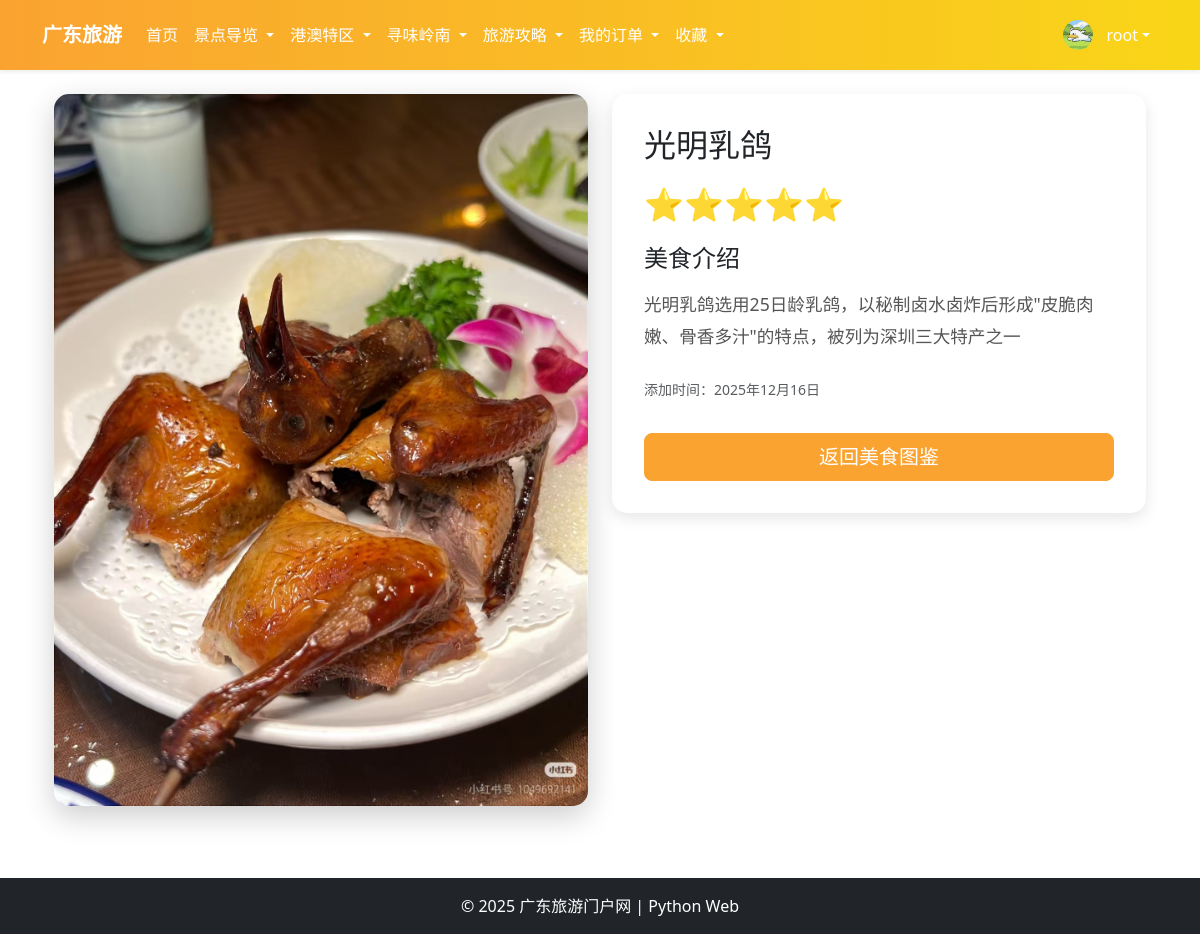
The app's page /foodApp/detail/13/ (signed in) with its own data.
### homeApp/models.py (models this page shows, shortened)
class UserProfile(models.Model):
    user = models.OneToOneField(User, on_delete=models.CASCADE, verbose_name="用户", related_name='profile')
    avatar = models.ImageField(upload_to='avatars/', verbose_name="头像", null=True, blank=True, default='avatars/default.png')
    phone = models.CharField(max_length=20, verbose_name="电话", null=True, blank=True)
    address = models.CharField(max_length=200, verbose_name="地址", null=True, blank=True)
    bio = models.TextField(max_length=500, verbose_name="个人简介", null=True, blank=True)
    created_at = models.DateTimeField(auto_now_add=True, verbose_name="创建时间")
    updated_at = models.DateTimeField(auto_now=True, verbose_name="更新时间")
    class Meta:
        verbose_name = "用户资料"
        verbose_name_plural = "用户资料"

### foodApp/models.py (models this page shows, shortened)
class Food(models.Model):
    RATING_CHOICES = (
        (1, '⭐'),
        (2, '⭐⭐'),
        (3, '⭐⭐⭐'),
        (4, '⭐⭐⭐⭐'),
        (5, '⭐⭐⭐⭐⭐'),
    )
    name = models.CharField(max_length=100, verbose_name="美食名称")
    image = models.ImageField(upload_to='foods/', verbose_name="美食图片")
    rating = models.IntegerField(choices=RATING_CHOICES, default=5, verbose_name="推荐指数")
    description = models.TextField(blank=True, verbose_name="美食描述")
    created_at = models.DateTimeField(auto_now_add=True, verbose_name="创建时间")
    class Meta:
        ordering = ['-created_at']
        verbose_name = "美食"
        verbose_name_plural = "美食"

### foodApp/views.py (the view)
# urls.py: path('detail/<int:food_id>/', views.food_detail, name='food_detail'),  # 美食详情页
def food_detail(request, food_id):
    food = get_object_or_404(Food, id=food_id)
    return render(request, 'food/detail.html', {'food': food})

### templates/food/detail.html (shortened to what this page needs)
{% extends 'base.html' %}
{% block content %}
<div class="container mt-4">
    <div class="row">
        <div class="col-md-6 mb-4">
            <div class="food-image-container">
                {% if food.image %}
                    <img src="{{ food.image.url }}" alt="{{ food.name }}" class="img-fluid">
                {% else %}
                    <div class="text-center p-5 bg-light" style="min-height: 400px; display: flex; align-items: center; justify-content: center;">
                        <span class="text-muted">暂无图片</span>
                    </div>
                {% endif %}
            </div>
        </div>
        <div class="col-md-6">
            <div class="food-info-card">
                <h2 class="mb-3">{{ food.name }}</h2>
                <div class="food-rating-large">
                    {{ food.get_rating_display }}
                </div>
                {% if food.description %}
                <div class="mb-4">
                    <h4 class="mb-3">美食介绍</h4>
                    <div class="food-description">{{ food.description }}</div>
                </div>
                {% else %}
                <div class="mb-4">
                    <p class="text-muted">暂无详细介绍</p>
                </div>
                {% endif %}
                <div class="mb-4">
                    <small class="text-muted">
                         添加时间：{{ food.created_at|date:"Y年m月d日" }}
                    </small>
                </div>
                <div class="back-button">
                    <a href="{% url 'foodApp:food_gallery' %}" class="btn btn-primary btn-lg food-detail-btn w-100">
                        返回美食图鉴
                    </a>
                </div>
            </div>
        </div>
    </div>
</div>
{% endblock %}

### templates/base.html (shortened to what this page needs)
<!DOCTYPE html>
<html lang="zh-CN">
<head>
    <link href="https://cdn.jsdelivr.net/npm/bootstrap@5.3.0/dist/css/bootstrap.min.css" rel="stylesheet">
</head>
<body>
    <nav class="navbar navbar-expand-lg navbar-custom shadow-sm">
        <div class="container">
            <a class="navbar-brand fw-bold" href="{% url 'home' %}">广东旅游</a >
            <div class="collapse navbar-collapse" id="navbarNav">
                <ul class="navbar-nav me-auto">
                    <li class="nav-item">
                        <a class="nav-link active" href="{% url 'home' %}">首页</a >
                    </li>
                    <li class="nav-item dropdown">
                        <a class="nav-link dropdown-toggle" href="#" role="button" data-bs-toggle="dropdown">
                            景点导览
                        </a >
                    </li>
                    <li class="nav-item dropdown">
                        <a class="nav-link dropdown-toggle" href="#" role="button" data-bs-toggle="dropdown">
                            港澳特区
                        </a >
                    </li>
                    <li class="nav-item dropdown">
                        <a class="nav-link dropdown-toggle" href="#" role="button" data-bs-toggle="dropdown">
                            寻味岭南
                        </a >
                    </li>
                    <li class="nav-item dropdown">
                        <a class="nav-link dropdown-toggle" href="#" role="button" data-bs-toggle="dropdown">
                            旅游攻略
                        </a >
                    </li>
                    <li class="nav-item dropdown">
                        <a class="nav-link dropdown-toggle" href="#" role="button" data-bs-toggle="dropdown">
                            我的订单
                        </a >
                    </li>
                    {% if user.is_authenticated %}
                    <li class="nav-item dropdown">
                        <a class="nav-link dropdown-toggle" href="#" role="button" data-bs-toggle="dropdown">
                            收藏
                        </a >
                    </li>
                    {% endif %}
                </ul>
                <ul class="navbar-nav ms-auto">
                    {% if user.is_authenticated %}
                    <li class="nav-item dropdown">
                        <a class="nav-link dropdown-toggle text-white" href="#" role="button" data-bs-toggle="dropdown" style="display: flex; align-items: center;">
                            {% if user.profile.avatar %}
                                <img src="{{ user.profile.avatar.url }}" alt="头像" style="width: 30px; height: 30px; border-radius: 50%; margin-right: 8px; object-fit: cover;">
                            {% else %}
                                <span style="width: 30px; height: 30px; border-radius: 50%; background-color: rgba(255,255,255,0.3); display: inline-flex; align-items: center; justify-content: center; margin-right: 8px; font-weight: bold; color: white;">{{ user.username|first|upper }}</span>
                            {% endif %}
                            <span style="margin-left: 5px;">{{ user.username }}</span>
                        </a>
                    </li>
                    {% endif %}
                </ul>
            </div>
        </div>
    </nav>
    <div class="container mt-4 mb-5" style="min-height: 60vh;">
        {% block content %}
        {% endblock %}
    </div>
    <footer class="bg-dark text-white text-center py-3 mt-auto">
        <div class="container">
            <p class="mb-0">&copy; 2025 广东旅游门户网 | Python Web </p >
        </div>
    </footer>
</body>
</html>
</html>

### templates/base.html (style rules this page uses)
.navbar-custom { background: linear-gradient(to right, #FAA331, #F9D618) !important; padding: 12px 0; }
.navbar-custom .navbar-brand, .navbar-custom .nav-link, .navbar-custom .navbar-text { color: #ffffff !important; }

### templates/food/detail.html (style rules this page uses)
.food-image-container { position: relative; border-radius: 15px; overflow: hidden; box-shadow: 0 10px 30px rgba(0,0,0,0.2); }
.food-image-container img { width: 100%; height: auto; display: block; }
.food-info-card { background: white; border-radius: 15px; padding: 2rem; box-shadow: 0 5px 15px rgba(0,0,0,0.1); }
.food-rating-large { font-size: 2rem; color: #ffd700; margin: 1rem 0; }
.food-description { line-height: 1.8; color: #555; font-size: 1.1rem; white-space: pre-line; }
.back-button { margin-top: 2rem; }
.food-detail-btn { background-color: #FAA331 !important; border-color: #FAA331 !important; color: #fff !important; }

### records on screen
Food: image (picture), name "光明乳鸽", rating "⭐⭐⭐⭐⭐", description "光明乳鸽选用25日龄乳鸽，以秘制卤水卤炸后形成\"皮脆肉嫩、骨香多汁\"的特点，被列为深圳三大特产之一", created_at "2025年12月16日"

### other values on screen
{{ user.username }} "root"
